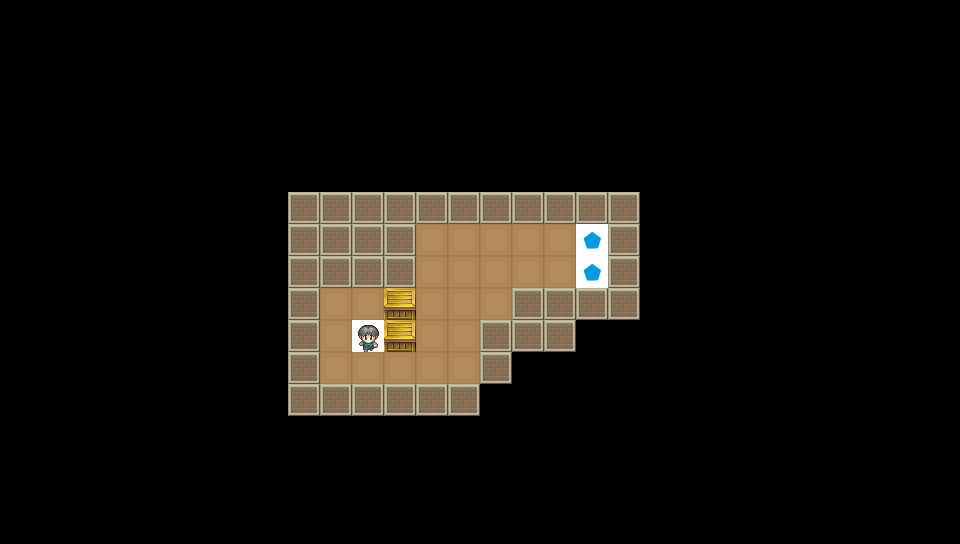

Below is a game level as drawn by its tile map, then a one-line description and the .tmx file that defines it, in full:
An orthogonal 30x17 tile map with 32x32 px tiles, 2 tile layers (GroundChip, GimmickChip).

<map version="1.5" tiledversion="1.7.0" orientation="orthogonal" renderorder="right-down" width="30" height="17" tilewidth="32" tileheight="32" infinite="0" nextlayerid="3" nextobjectid="1">
 <editorsettings>
  <export target="../Stage4.csv" format="csv" />
 </editorsettings>
 <tileset firstgid="1" source="Chips.tsx" />
 <layer id="1" name="GroundChip" width="30" height="17">
  <data encoding="csv">
0,0,0,0,0,0,0,0,0,0,0,0,0,0,0,0,0,0,0,0,0,0,0,0,0,0,0,0,0,0,
0,0,0,0,0,0,0,0,0,0,0,0,0,0,0,0,0,0,0,0,0,0,0,0,0,0,0,0,0,0,
0,0,0,0,0,0,0,0,0,0,0,0,0,0,0,0,0,0,0,0,0,0,0,0,0,0,0,0,0,0,
0,0,0,0,0,0,0,0,0,0,0,0,0,0,0,0,0,0,0,0,0,0,0,0,0,0,0,0,0,0,
0,0,0,0,0,0,0,0,0,0,0,0,0,0,0,0,0,0,0,0,0,0,0,0,0,0,0,0,0,0,
0,0,0,0,0,0,0,0,0,0,0,0,0,0,0,0,0,0,0,0,0,0,0,0,0,0,0,0,0,0,
0,0,0,0,0,0,0,0,0,3,3,3,3,3,3,3,3,3,3,3,0,0,0,0,0,0,0,0,0,0,
0,0,0,0,0,0,0,0,0,3,3,3,3,2,2,2,2,2,2,3,0,0,0,0,0,0,0,0,0,0,
0,0,0,0,0,0,0,0,0,3,3,3,3,2,2,2,2,2,2,3,0,0,0,0,0,0,0,0,0,0,
0,0,0,0,0,0,0,0,0,3,2,2,2,2,2,2,3,3,3,3,0,0,0,0,0,0,0,0,0,0,
0,0,0,0,0,0,0,0,0,3,2,2,2,2,2,3,3,3,0,0,0,0,0,0,0,0,0,0,0,0,
0,0,0,0,0,0,0,0,0,3,2,2,2,2,2,3,0,0,0,0,0,0,0,0,0,0,0,0,0,0,
0,0,0,0,0,0,0,0,0,3,3,3,3,3,3,0,0,0,0,0,0,0,0,0,0,0,0,0,0,0,
0,0,0,0,0,0,0,0,0,0,0,0,0,0,0,0,0,0,0,0,0,0,0,0,0,0,0,0,0,0,
0,0,0,0,0,0,0,0,0,0,0,0,0,0,0,0,0,0,0,0,0,0,0,0,0,0,0,0,0,0,
0,0,0,0,0,0,0,0,0,0,0,0,0,0,0,0,0,0,0,0,0,0,0,0,0,0,0,0,0,0,
0,0,0,0,0,0,0,0,0,0,0,0,0,0,0,0,0,0,0,0,0,0,0,0,0,0,0,0,0,0
</data>
 </layer>
 <layer id="2" name="GimmickChip" width="30" height="17">
  <data encoding="csv">
0,0,0,0,0,0,0,0,0,0,0,0,0,0,0,0,0,0,0,0,0,0,0,0,0,0,0,0,0,0,
0,0,0,0,0,0,0,0,0,0,0,0,0,0,0,0,0,0,0,0,0,0,0,0,0,0,0,0,0,0,
0,0,0,0,0,0,0,0,0,0,0,0,0,0,0,0,0,0,0,0,0,0,0,0,0,0,0,0,0,0,
0,0,0,0,0,0,0,0,0,0,0,0,0,0,0,0,0,0,0,0,0,0,0,0,0,0,0,0,0,0,
0,0,0,0,0,0,0,0,0,0,0,0,0,0,0,0,0,0,0,0,0,0,0,0,0,0,0,0,0,0,
0,0,0,0,0,0,0,0,0,0,0,0,0,0,0,0,0,0,0,0,0,0,0,0,0,0,0,0,0,0,
0,0,0,0,0,0,0,0,0,0,0,0,0,0,0,0,0,0,0,0,0,0,0,0,0,0,0,0,0,0,
0,0,0,0,0,0,0,0,0,0,0,0,0,0,0,0,0,0,6,0,0,0,0,0,0,0,0,0,0,0,
0,0,0,0,0,0,0,0,0,0,0,0,0,0,0,0,0,0,6,0,0,0,0,0,0,0,0,0,0,0,
0,0,0,0,0,0,0,0,0,0,0,0,5,0,0,0,0,0,0,0,0,0,0,0,0,0,0,0,0,0,
0,0,0,0,0,0,0,0,0,0,0,7,5,0,0,0,0,0,0,0,0,0,0,0,0,0,0,0,0,0,
0,0,0,0,0,0,0,0,0,0,0,0,0,0,0,0,0,0,0,0,0,0,0,0,0,0,0,0,0,0,
0,0,0,0,0,0,0,0,0,0,0,0,0,0,0,0,0,0,0,0,0,0,0,0,0,0,0,0,0,0,
0,0,0,0,0,0,0,0,0,0,0,0,0,0,0,0,0,0,0,0,0,0,0,0,0,0,0,0,0,0,
0,0,0,0,0,0,0,0,0,0,0,0,0,0,0,0,0,0,0,0,0,0,0,0,0,0,0,0,0,0,
0,0,0,0,0,0,0,0,0,0,0,0,0,0,0,0,0,0,0,0,0,0,0,0,0,0,0,0,0,0,
0,0,0,0,0,0,0,0,0,0,0,0,0,0,0,0,0,0,0,0,0,0,0,0,0,0,0,0,0,0
</data>
 </layer>
</map>
